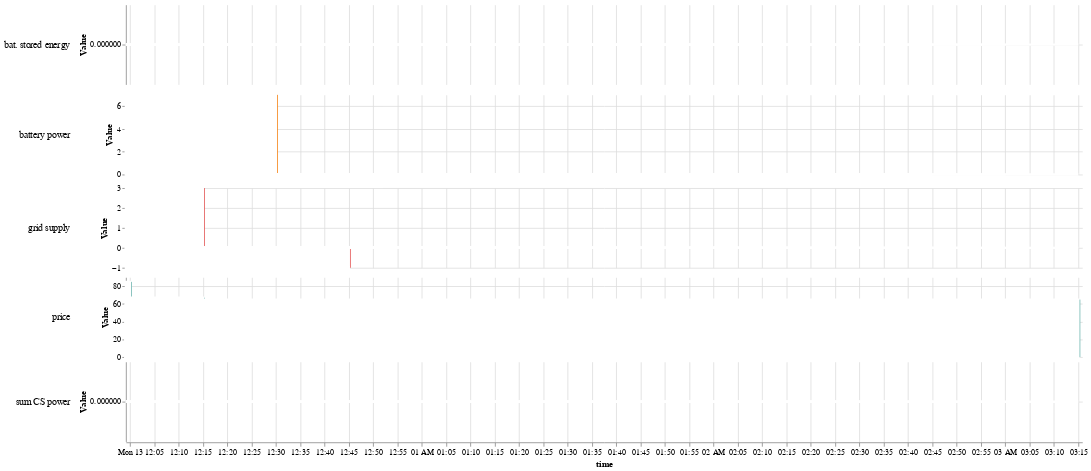

Notebook cell for this chart:
### Code cell
import pandas as pd
import altair as alt
import streamlit as st

class ScenarioResult:
    def __init__(self, timeseries):
        self.timeseries = timeseries

def display_chart(res: ScenarioResult, metrics: list[str], dual_metrics: tuple[str, str] = None):
    data = res.timeseries
    cols = [c.replace("[", "").replace("]", "") for c in data.columns]
    data = data.rename(columns=dict(zip(data.columns, cols)))
    
    # Melt the DataFrame for easier plotting with Altair
    melted_data = data.melt(id_vars=['time'], value_vars=metrics, var_name='metric', value_name='value')
    nearest = alt.selection(type='single', nearest=True, on='mouseover', fields=['time'], empty='none')

    base = alt.Chart(melted_data).encode(
        x='time:T'
    ).properties(
        width=1200,
        height=100
    )

    # Create a bar chart
    bars = base.mark_bar().encode(
        y='value:Q',
        color=alt.Color('metric:N', legend=None)
    )

    # Transparent selectors across the chart. This is what tells us the x-value of the cursor
    selectors = base.mark_point().encode(
        opacity=alt.value(0),
    ).add_selection(
        nearest
    )

    # Draw points on the bars, and highlight based on selection
    points = bars.mark_point().encode(
        opacity=alt.condition(nearest, alt.value(1), alt.value(0))
    )

    # Background rectangle for text
    background = base.mark_rect(
        size=22,
        fill='white',
        stroke='white',
        strokeWidth=3
    ).encode(
        y='value:Q'
    )

    # Draw text labels near the points, and highlight based on selection
    text = bars.mark_text(
        align='left', dx=5, dy=-5, fontSize=15, fontWeight='bold', fontStyle='italic'
    ).encode(
        text=alt.condition(nearest, 'value:Q', alt.value(' ')),
        color=alt.value('black')  # Text color
    )

    # Draw a rule at the location of the selection
    rules = base.mark_rule(color='gray').encode(
        opacity=alt.condition(nearest, alt.value(0.8), alt.value(0)),
        size=alt.value(2)
    )

    layers = [bars, selectors, points, rules, background, text]

    # Special case for dual metrics
    if dual_metrics:
        dual_filter = alt.datum.metric == dual_metrics[0] | alt.datum.metric == dual_metrics[1]
        dual_bars = base.mark_line().encode(
            y=alt.Y('value:Q', axis=alt.Axis(title='Value')),
            color=alt.Color('metric:N', legend=None)
        ).transform_filter(
            dual_filter
        )
        dual_points = dual_bars.mark_point().encode(
            opacity=alt.condition(nearest, alt.value(1), alt.value(0))
        )
        dual_text = dual_bars.mark_text(
            align='left', dx=5, dy=-5, fontSize=15, fontWeight='bold', fontStyle='italic'
        ).encode(
            text=alt.condition(nearest, 'value:Q', alt.value(' ')),
            color=alt.value('black')
        )
        layers.append(dual_bars)
        layers.append(dual_points)
        layers.append(dual_text)

    # Combine the layers and facet by metric
    layered_chart = alt.layer(
        *layers
    ).facet(
        row=alt.Row('metric:N', title=None, header=alt.Header(labels=True, labelAngle=0, labelAlign='left', labelFontSize=12)),
        spacing=0
    ).resolve_scale(
        y='independent'
    ).configure_view(
        strokeWidth=0
    )

    return layered_chart

# Sample data to simulate `res.timeseries`
data = {
    'time': pd.date_range(start='2024-05-13 00:00:00', periods=14, freq='15T'),
    'grid supply': [-0.1, 3.0, -0.0, -1.0, -0.0, -0.0, -0.0, -0.0, -0.0, -0.0, -0.0, -0.0, -0.0, -0.0],
    'battery power': [0.0, 5.0, 7.0, 0.0, 0.0, 0.0, 0.0, 0.0, 0.0, 0.0, 0.0, 0.0, 0.0, 0.0],
    'bat. stored energy': [0.0, 0.0, 0.0, 0.0, 0.0, 0.0, 0.0, 0.0, 0.0, 0.0, 0.0, 0.0, 0.0, 0.0],
    'sum CS power': [0, 0, 0, 0, 0, 0, 0, 0, 0, 0, 0, 0, 0, 0],
    'price': [84.9, 66.95, 26.89, 10.1, 25.1, 58.58, 40.53, 58.66, 15.09, 54.94, 55.83, 40.93, 11.41, 64.91]
}

# Create the DataFrame
timeseries = pd.DataFrame(data)

# Create a ScenarioResult object
res = ScenarioResult(timeseries)

# Define the metrics to display
metrics = ['grid supply', 'battery power', 'bat. stored energy', 'sum CS power', 'price']
dual_metrics = ('price', 'battery power')

# Display the chart
st.title("Energy Metrics Visualization")
display_chart(res, metrics, dual_metrics)

### Figure 1 — Vega-Lite specification as saved in the notebook (floating-point values rounded to 4 significant figures)
{"config": {"view": {"continuousWidth": 300, "continuousHeight": 300, "strokeWidth": 0}}, "data": {"name": "data-f1326c4168e6d6bf26502a7d99affc54"}, "facet": {"row": {"field": "metric", "header": {"labelAlign": "left", "labelAngle": 0, "labelFontSize": 12, "labels": true}, "title": null, "type": "nominal"}}, "spec": {"layer": [{"mark": {"type": "bar"}, "encoding": {"color": {"field": "metric", "legend": null, "type": "nominal"}, "x": {"field": "time", "type": "temporal"}, "y": {"field": "value", "type": "quantitative"}}}, {"mark": {"type": "point"}, "encoding": {"opacity": {"value": 0}, "x": {"field": "time", "type": "temporal"}}, "name": "view_9"}, {"mark": {"type": "point"}, "encoding": {"color": {"field": "metric", "legend": null, "type": "nominal"}, "opacity": {"condition": {"param": "param_12", "value": 1, "empty": false}, "value": 0}, "x": {"field": "time", "type": "temporal"}, "y": {"field": "value", "type": "quantitative"}}}, {"mark": {"type": "rule", "color": "gray"}, "encoding": {"opacity": {"condition": {"param": "param_12", "value": 0.8, "empty": false}, "value": 0}, "size": {"value": 2}, "x": {"field": "time", "type": "temporal"}}}, {"mark": {"type": "rect", "fill": "white", "size": 22, "stroke": "white", "strokeWidth": 3}, "encoding": {"x": {"field": "time", "type": "temporal"}, "y": {"field": "value", "type": "quantitative"}}}, {"mark": {"type": "text", "align": "left", "dx": 5, "dy": -5, "fontSize": 15, "fontStyle": "italic", "fontWeight": "bold"}, "encoding": {"color": {"value": "black"}, "text": {"condition": {"param": "param_12", "empty": false, "field": "value", "type": "quantitative"}, "value": " "}, "x": {"field": "time", "type": "temporal"}, "y": {"field": "value", "type": "quantitative"}}}, {"mark": {"type": "line"}, "encoding": {"color": {"field": "metric", "legend": null, "type": "nominal"}, "x": {"field": "time", "type": "temporal"}, "y": {"axis": {"title": "Value"}, "field": "value", "type": "quantitative"}}, "transform": [{"filter": "(('price' || datum.metric) === 'battery power')"}]}, {"mark": {"type": "point"}, "encoding": {"color": {"field": "metric", "legend": null, "type": "nominal"}, "opacity": {"condition": {"param": "param_12", "value": 1, "empty": false}, "value": 0}, "x": {"field": "time", "type": "temporal"}, "y": {"axis": {"title": "Value"}, "field": "value", "type": "quantitative"}}, "transform": [{"filter": "(('price' || datum.metric) === 'battery power')"}]}, {"mark": {"type": "text", "align": "left", "dx": 5, "dy": -5, "fontSize": 15, "fontStyle": "italic", "fontWeight": "bold"}, "encoding": {"color": {"value": "black"}, "text": {"condition": {"param": "param_12", "empty": false, "field": "value", "type": "quantitative"}, "value": " "}, "x": {"field": "time", "type": "temporal"}, "y": {"axis": {"title": "Value"}, "field": "value", "type": "quantitative"}}, "transform": [{"filter": "(('price' || datum.metric) === 'battery power')"}]}], "height": 100, "width": 1200}, "params": [{"name": "param_12", "select": {"type": "point", "fields": ["time"], "nearest": true, "on": "mouseover"}, "views": ["view_9"]}], "resolve": {"scale": {"y": "independent"}}, "spacing": 0, "$schema": "https://vega.github.io/schema/vega-lite/v5.17.0.json", "datasets": {"data-f1326c4168e6d6bf26502a7d99affc54": [{"time": "2024-05-13T00:00:00", "metric": "grid supply", "value": -0.1}, {"time": "2024-05-13T00:15:00", "metric": "grid supply", "value": 3.0}, {"time": "2024-05-13T00:30:00", "metric": "grid supply", "value": -0.0}, {"time": "2024-05-13T00:45:00", "metric": "grid supply", "value": -1.0}, {"time": "2024-05-13T01:00:00", "metric": "grid supply", "value": -0.0}, {"time": "2024-05-13T01:15:00", "metric": "grid supply", "value": -0.0}, {"time": "2024-05-13T01:30:00", "metric": "grid supply", "value": -0.0}, {"time": "2024-05-13T01:45:00", "metric": "grid supply", "value": -0.0}, {"time": "2024-05-13T02:00:00", "metric": "grid supply", "value": -0.0}, {"time": "2024-05-13T02:15:00", "metric": "grid supply", "value": -0.0}, {"time": "2024-05-13T02:30:00", "metric": "grid supply", "value": -0.0}, {"time": "2024-05-13T02:45:00", "metric": "grid supply", "value": -0.0}, {"time": "2024-05-13T03:00:00", "metric": "grid supply", "value": -0.0}, {"time": "2024-05-13T03:15:00", "metric": "grid supply", "value": -0.0}, {"time": "2024-05-13T00:00:00", "metric": "battery power", "value": 0.0}, {"time": "2024-05-13T00:15:00", "metric": "battery power", "value": 5.0}, {"time": "2024-05-13T00:30:00", "metric": "battery power", "value": 7.0}, {"time": "2024-05-13T00:45:00", "metric": "battery power", "value": 0.0}, {"time": "2024-05-13T01:00:00", "metric": "battery power", "value": 0.0}, {"time": "2024-05-13T01:15:00", "metric": "battery power", "value": 0.0}, {"time": "2024-05-13T01:30:00", "metric": "battery power", "value": 0.0}, {"time": "2024-05-13T01:45:00", "metric": "battery power", "value": 0.0}, {"time": "2024-05-13T02:00:00", "metric": "battery power", "value": 0.0}, {"time": "2024-05-13T02:15:00", "metric": "battery power", "value": 0.0}, {"time": "2024-05-13T02:30:00", "metric": "battery power", "value": 0.0}, {"time": "2024-05-13T02:45:00", "metric": "battery power", "value": 0.0}, {"time": "2024-05-13T03:00:00", "metric": "battery power", "value": 0.0}, {"time": "2024-05-13T03:15:00", "metric": "battery power", "value": 0.0}, {"time": "2024-05-13T00:00:00", "metric": "bat. stored energy", "value": 0.0}, {"time": "2024-05-13T00:15:00", "metric": "bat. stored energy", "value": 0.0}, {"time": "2024-05-13T00:30:00", "metric": "bat. stored energy", "value": 0.0}, {"time": "2024-05-13T00:45:00", "metric": "bat. stored energy", "value": 0.0}, {"time": "2024-05-13T01:00:00", "metric": "bat. stored energy", "value": 0.0}, {"time": "2024-05-13T01:15:00", "metric": "bat. stored energy", "value": 0.0}, {"time": "2024-05-13T01:30:00", "metric": "bat. stored energy", "value": 0.0}, {"time": "2024-05-13T01:45:00", "metric": "bat. stored energy", "value": 0.0}, {"time": "2024-05-13T02:00:00", "metric": "bat. stored energy", "value": 0.0}, {"time": "2024-05-13T02:15:00", "metric": "bat. stored energy", "value": 0.0}, {"time": "2024-05-13T02:30:00", "metric": "bat. stored energy", "value": 0.0}, {"time": "2024-05-13T02:45:00", "metric": "bat. stored energy", "value": 0.0}, {"time": "2024-05-13T03:00:00", "metric": "bat. stored energy", "value": 0.0}, {"time": "2024-05-13T03:15:00", "metric": "bat. stored energy", "value": 0.0}, {"time": "2024-05-13T00:00:00", "metric": "sum CS power", "value": 0.0}, {"time": "2024-05-13T00:15:00", "metric": "sum CS power", "value": 0.0}, {"time": "2024-05-13T00:30:00", "metric": "sum CS power", "value": 0.0}, {"time": "2024-05-13T00:45:00", "metric": "sum CS power", "value": 0.0}, {"time": "2024-05-13T01:00:00", "metric": "sum CS power", "value": 0.0}, {"time": "2024-05-13T01:15:00", "metric": "sum CS power", "value": 0.0}, {"time": "2024-05-13T01:30:00", "metric": "sum CS power", "value": 0.0}, {"time": "2024-05-13T01:45:00", "metric": "sum CS power", "value": 0.0}, {"time": "2024-05-13T02:00:00", "metric": "sum CS power", "value": 0.0}, {"time": "2024-05-13T02:15:00", "metric": "sum CS power", "value": 0.0}, {"time": "2024-05-13T02:30:00", "metric": "sum CS power", "value": 0.0}, {"time": "2024-05-13T02:45:00", "metric": "sum CS power", "value": 0.0}, {"time": "2024-05-13T03:00:00", "metric": "sum CS power", "value": 0.0}, {"time": "2024-05-13T03:15:00", "metric": "sum CS power", "value": 0.0}, {"time": "2024-05-13T00:00:00", "metric": "price", "value": 84.9}, {"time": "2024-05-13T00:15:00", "metric": "price", "value": 66.95}, {"time": "2024-05-13T00:30:00", "metric": "price", "value": 26.89}, {"time": "2024-05-13T00:45:00", "metric": "price", "value": 10.1}, {"time": "2024-05-13T01:00:00", "metric": "price", "value": 25.1}, {"time": "2024-05-13T01:15:00", "metric": "price", "value": 58.58}, {"time": "2024-05-13T01:30:00", "metric": "price", "value": 40.53}, {"time": "2024-05-13T01:45:00", "metric": "price", "value": 58.66}, {"time": "2024-05-13T02:00:00", "metric": "price", "value": 15.09}, {"time": "2024-05-13T02:15:00", "metric": "price", "value": 54.94}, {"time": "2024-05-13T02:30:00", "metric": "price", "value": 55.83}, {"time": "2024-05-13T02:45:00", "metric": "price", "value": 40.93}, {"time": "2024-05-13T03:00:00", "metric": "price", "value": 11.41}, {"time": "2024-05-13T03:15:00", "metric": "price", "value": 64.91}]}}
